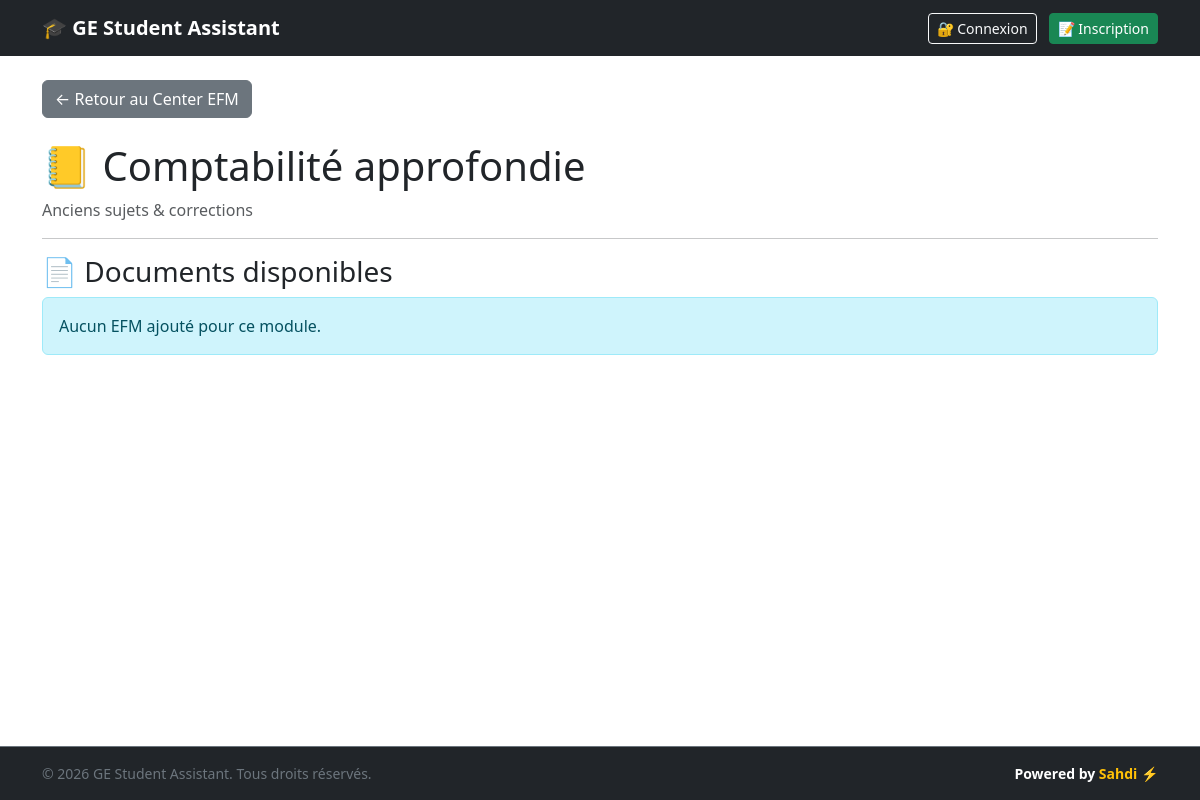
The app's page /efm/13, older data.
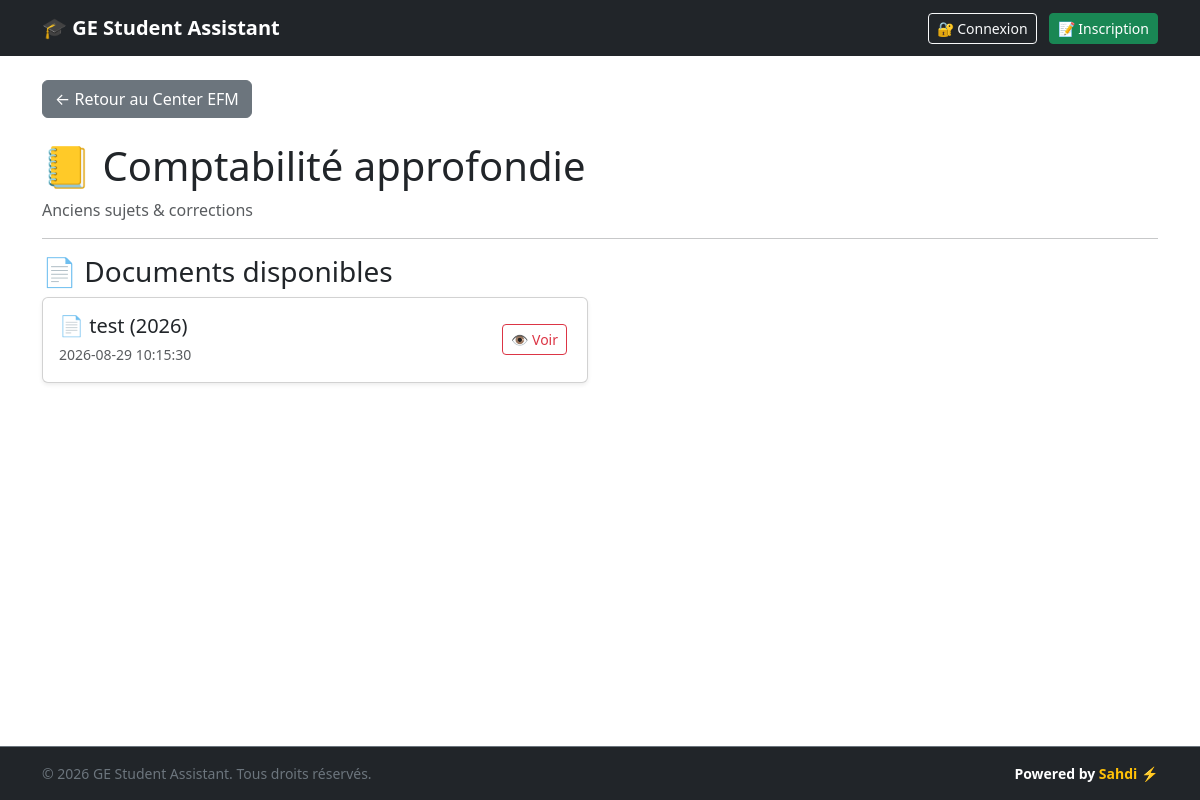
The same page, newer data.
### tables this page shows
CREATE TABLE efm_files (
            id INTEGER PRIMARY KEY AUTOINCREMENT,
            module_id INTEGER NOT NULL,
            title TEXT NOT NULL,
            year TEXT NOT NULL,
            file_type TEXT NOT NULL, -- 'efm' ou 'correction'
            filename TEXT NOT NULL,
            created_at TIMESTAMP DEFAULT CURRENT_TIMESTAMP,
            FOREIGN KEY (module_id) REFERENCES modules(id)
        );

### app.py (the view)
@app.route("/efm/<int:module_id>")
def efm_detail(module_id):
    conn = get_db()
    module = conn.execute(
        "SELECT * FROM modules WHERE id = ? AND type = 'EFM'", (module_id,)
    ).fetchone()
    files = conn.execute(
        "SELECT * FROM efm_files WHERE module_id = ? ORDER BY year DESC",
        (module_id,),
    ).fetchall()
    conn.close()
    if module is None:
        return "Module EFM introuvable", 404
    return render_template("efm_detail.html", module=module, files=files)

### app.py (called while the page is built)
def get_db():
    conn = sqlite3.connect("database.db")
    conn.row_factory = sqlite3.Row
    return conn

@app.before_request
def load_logged_in_user():
    user_id = session.get("user_id")
    if user_id is None:
        g.user = None
    else:
        conn = get_db()
        g.user = conn.execute("SELECT * FROM users WHERE id = ?", (user_id,)).fetchone()
        conn.close()

### templates/efm_detail.html (shortened to what this page needs)
{% extends "base.html" %}
{% block content %}
<a href="/efm" class="btn btn-secondary mb-4">← Retour au Center EFM</a>
<h1>{{ module["icon"] }} {{ module["name"] }}</h1>
<p class="text-muted">Anciens sujets & corrections</p>
<hr>
<h3>📄 Documents disponibles</h3>
{% if files %}
<div class="row">
    {% for file in files %}
    <div class="col-md-6 mb-3">
        <div class="card shadow-sm">
            <div class="card-body d-flex justify-content-between align-items-center">
                <div>
                    <h5 class="mb-1">
                        {% if file["file_type"] == "correction" %}✅{% else %}📄{% endif %}
                        {{ file["title"] }} ({{ file["year"] }})
                    </h5>
                    <small class="text-muted">{{ file["created_at"] }}</small>
                </div>
                <div>
                    <a href="/uploads/{{ file['filename'] }}" target="_blank" class="btn btn-outline-danger btn-sm me-1">👁️ Voir</a>
                </div>
            </div>
        </div>
    </div>
    {% endfor %}
</div>
{% else %}
<div class="alert alert-info">Aucun EFM ajouté pour ce module.</div>
{% endif %}
{% endblock %}

Row changes from the older to the newer data that the page shows:
added efm_files: title "test", year "2026", created_at "2026-08-29 10:15:30"
Text that changed along with them:
text no longer shown: "Aucun EFM ajouté pour ce module."
